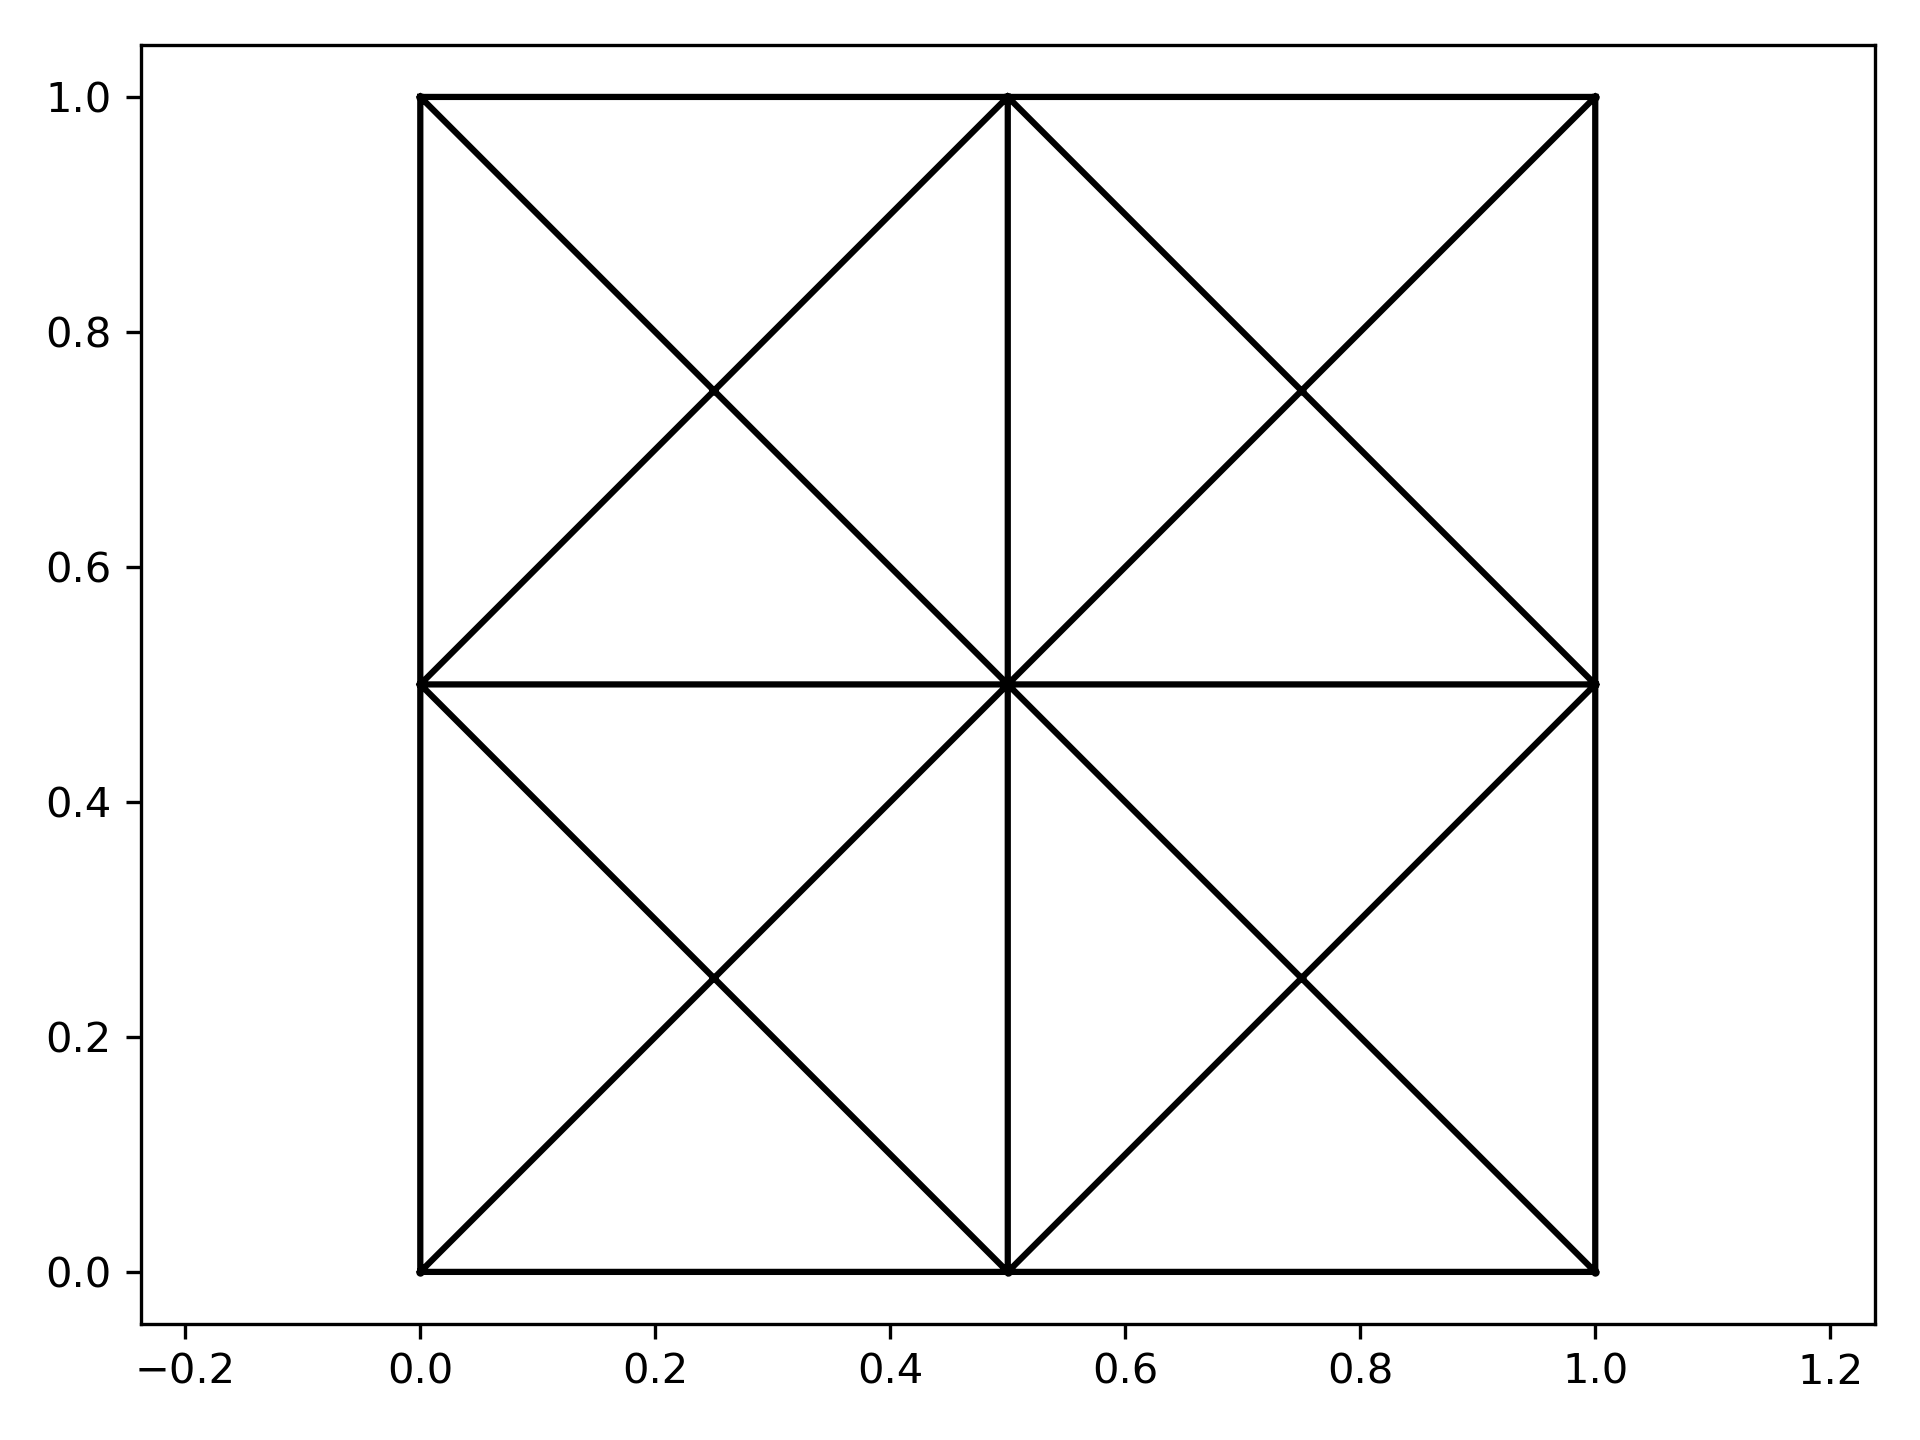

Source code (Python):
import matplotlib.pyplot as plt
import numpy as np
import triangle as tr

# vertices:
v = [[0, 0], [0, 1], [1, 1], [1, 0]]

# triangulate:
t = tr.triangulate({'vertices': v}, 'qa0.1')

boundary_nodes = set()
for triangle in t['triangles']:
    for vertex in triangle:
        if t['vertex_markers'][vertex] == 1:
            boundary_nodes.add(vertex)

# Write the coordinates to a file
with open('coordinates.dat', 'w') as f:
    f.write('{}\n'.format(len(t['vertices'])))
    for i, vertex in enumerate(t['vertices']):
        f.write('{} {}\n'.format(vertex[0], vertex[1]))

# Write the connectivity to a file
with open('connectivity.dat', 'w') as f:
    f.write('{}\n'.format(len(t['triangles'])))
    for triangle in t['triangles']:
        f.write('{} {} {}\n'.format(triangle[0], triangle[1], triangle[2]))

# Write the unique boundary node numbers to a file
with open('boundarynodes.dat', 'w') as f:
    f.write('{}\n'.format(len(boundary_nodes)))
    for node in boundary_nodes:
        f.write('{}\n'.format(node))

# plot the mesh:
plt.figure()
plt.triplot(t['vertices'][:, 0], t['vertices'][:, 1], t['triangles'], '-k')
plt.scatter(t['vertices'][:, 0], t['vertices'][:, 1], s=1, c = 'black')
plt.axis('equal')
plt.tight_layout()
plt.savefig('mesh.png', dpi=300)